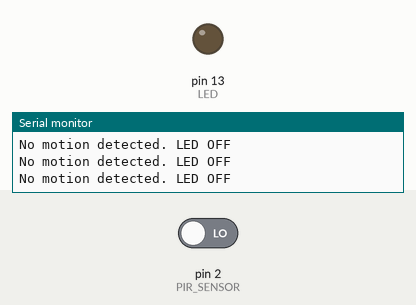
Recording of a sketch running on a simulated Arduino Uno, built with avr-gcc and run on an emulated ATmega328P. On the bench: output pins drawn as LEDs (lit = HIGH), the last lines printed to the serial monitor. Inputs (shaded band) come from the test bench; at power-on: pin 2 (PIR_SENSOR) LOW.

Above: at 1.8 s.
1.9 s: pin 2 (PIR_SENSOR) driven HIGH
At 2.4 s:
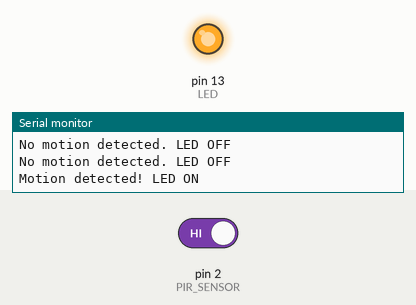
3.5 s: pin 2 (PIR_SENSOR) driven LOW
At 4.7 s:
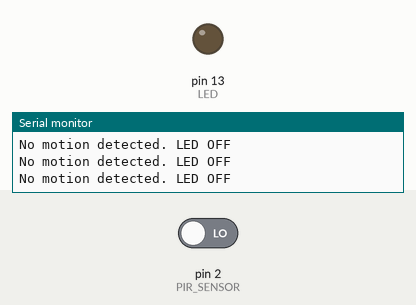
Timing chart, 0 to 6.5 s (numbered marks = the images above; inputs shaded):
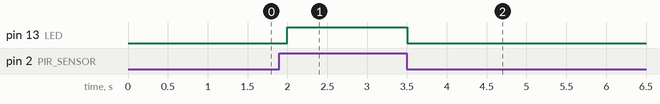

The sketch:

Motion-Activated_Light.ino
```cpp
#define PIR_SENSOR 2  // PIR sensor output pin
#define LED 13        // LED pin

void setup() {
    pinMode(PIR_SENSOR, INPUT);
    pinMode(LED, OUTPUT);
    Serial.begin(9600);
}

void loop() {
    int motion = digitalRead(PIR_SENSOR);

    if (motion == HIGH) { // Motion detected
        digitalWrite(LED, HIGH);
        Serial.println("Motion detected! LED ON");
    } else { // No motion
        digitalWrite(LED, LOW);
        Serial.println("No motion detected. LED OFF");
    }

    delay(500);
}
```

Measured:
- after the input at 1.9 s, pin 13 (LED): LOW → HIGH after 0.10 s
- after the input at 3.5 s, pin 13 (LED): HIGH → LOW at once
